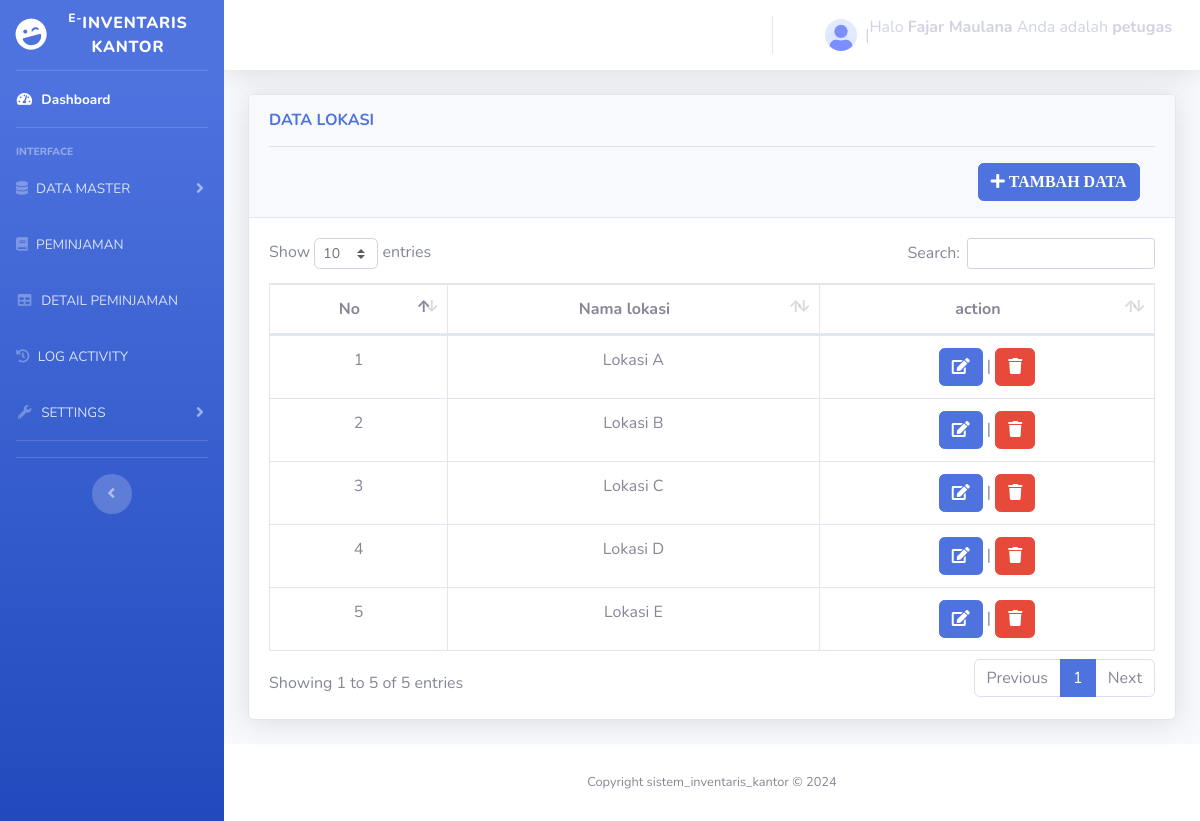
The app's page /lokasi.php (signed in) with its own data.
### tables this page shows
CREATE TABLE `lokasi` (
  `id_lokasi` int(11) NOT NULL,
  `nama_lokasi` varchar(100) NOT NULL
);

### lokasi.php (the view, shortened to what this page needs)
<?php
include "asset/header.php";
include "asset/sidebar.php";
include "conn.php";
$lks = "select * from lokasi";
$result = mysqli_query($conn, $lks);
?>
        <div class="container-fluid">
         <div class="card shadow mb-4 relative">
            <div class="card-header py-3">
              <h6 class="m-0 font-weight-bold text-primary">DATA LOKASI</h6>
              <hr>
              <a href="back_end/lokasi/tambah.php" class="btn btn-primary float-end" style="margin-left: 80%;"><i class="fas fa-plus"> TAMBAH DATA</i></a>
            </div>
            <div class="card-body">
              <div class="table-responsive">
                <?php if(mysqli_num_rows($result) > 0) { ?>
                <table class="table table-bordered text-center" id="dataTable" width="100%" cellspacing="0">
                  <thead>
                    <tr>
                      <th>No</th>
                      <th>Nama lokasi</th>
                      <th>action</th>
                    </tr>
                  </thead>
                 <tbody>
                  <?php
                   $no=1;
                  while( $row = mysqli_fetch_assoc($result))
                    {
                  ?>
                     <tr>
                      <td><?php echo $no; ?></td>
                      <td> <?php echo $row['nama_lokasi']; ?></td>
                       <td>
                      <a href='back_end/lokasi/edit.php?id="<?php echo  $row['id_lokasi'];  ?>"' class="btn btn-primary" onclick="return confirm('Apakah Anda yakin ingin mengedit data ini?');"><i class="fas fa-edit"></i></a> |
                      <a href='back_end/lokasi/hapus.php?id="<?php echo  $row['id_lokasi'];  ?>"' class="btn btn-danger" onclick="return confirm('Apakah Anda yakin ingin hapus data ini?');"><i class="fas fa-trash"></i></a>
                      </td>
                    </tr>
                 <?php $no++; } ?>
                </table>
                    <?php
                  }else{
                    echo"tidak ada data ditemukan";
                  }
                  ?>
              </div>
            </div>
          </div>
        </div>
<?php include "asset/footer.php"; ?>

### records on screen
lokasi: nama_lokasi "Lokasi A"
lokasi: nama_lokasi "Lokasi B"
lokasi: nama_lokasi "Lokasi C"
lokasi: nama_lokasi "Lokasi D"
lokasi: nama_lokasi "Lokasi E"

### other values on screen
$_SESSION['username'] "Fajar Maulana"
$_SESSION['level'] "petugas"
